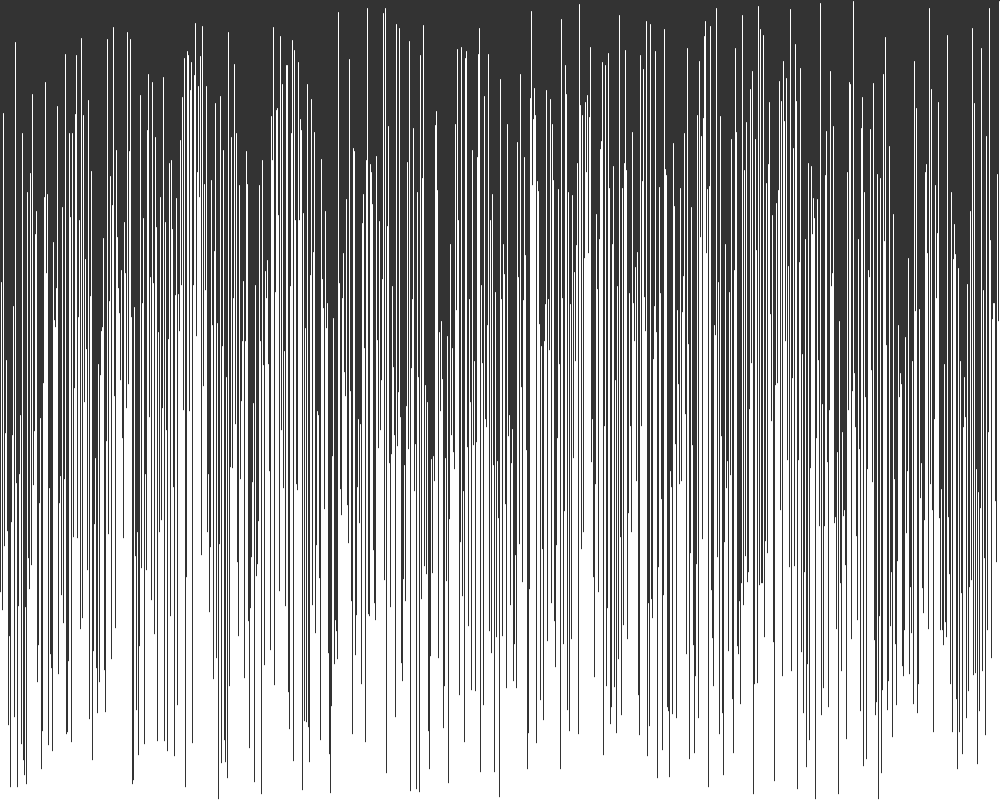
Frame 1 (no input)
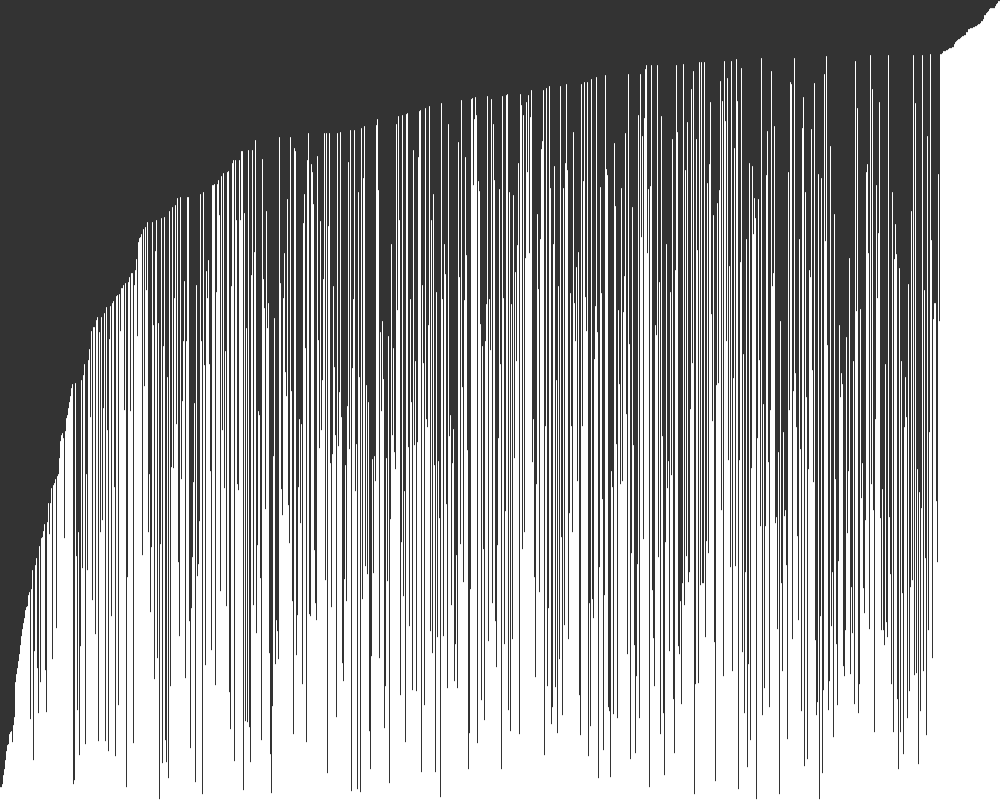
Frame 60 (the mouse pressed at the canvas centre just before this capture)
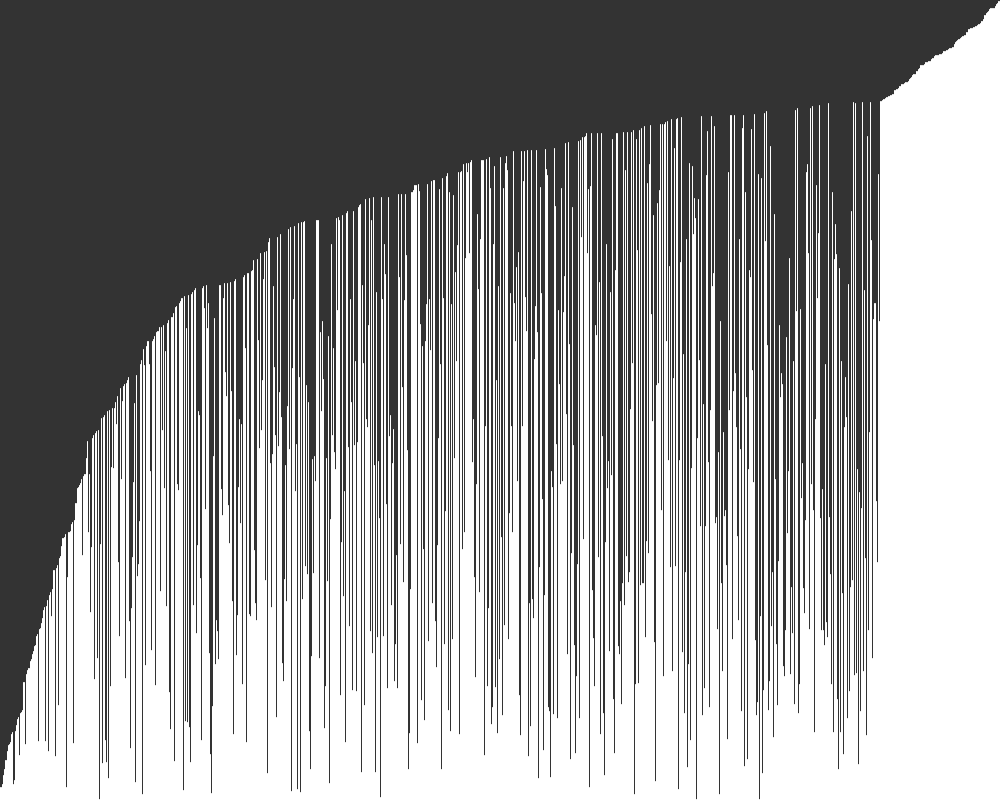
Frame 120 (the mouse held since frame 60 and released just before this capture)

The Processing sketch that drew these frames (run headless with seeded random() and noise(); from frame 60 on, the mouse is pressed at the canvas centre):

// Processing sketch: BubbleSort
// ── BubbleSort.pde

float[] heights;


void setup(){
  size(1000,800);
  frameRate(300);
  heights = new float[width];
  
  for(int i = 0 ; i < width ; i++){
   heights[i] = random(height); 
  }
}

int counter = 1;

void draw(){
  background(51); 
  
  if(counter >= heights.length ){
    counter = 1;
  }

for(int i = 1 ; i <= heights.length -counter  ; i++){
  if(heights[i - 1] > heights[i]){
    swap(i);
  }
}
  
  counter++;
  
 for(int i = 0 ; i < heights.length ; i++){
    stroke(255);
    line(i,height,i ,height - heights[i]);
  }
} 
 
 
 void swap(int index){
  
  float first = heights[index - 1];
  float second = heights[index];
  
  heights[index - 1] = second;
  heights[index] = first;
  
   
   
 }
